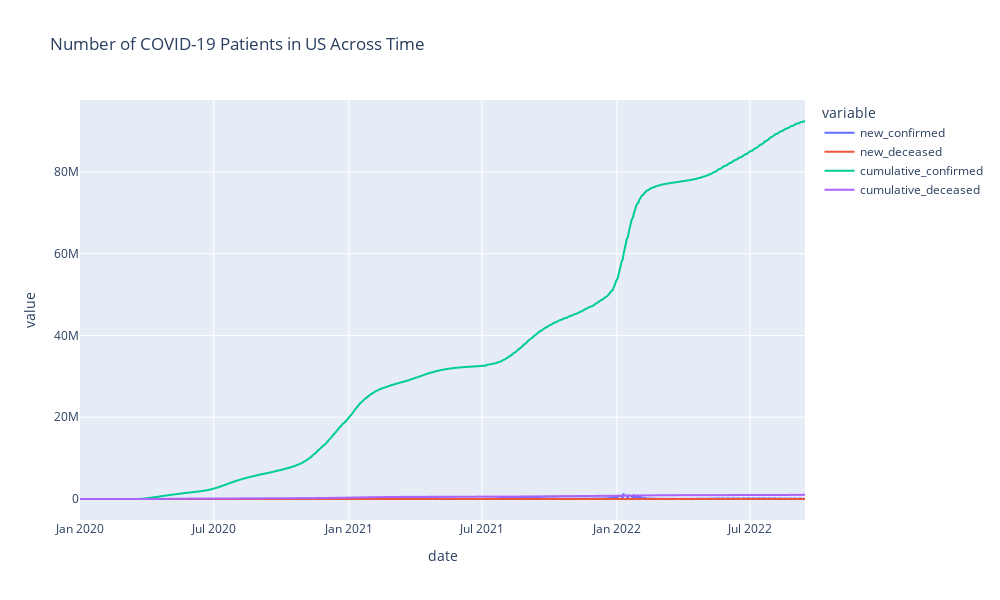

The notebook cell saved with this chart:
### Code cell
# US epidemiology
fig = px.line(df_us_epidemiology, x='date', y=outcome_col,
              width=1000, height=600, title='Number of COVID-19 Patients in US Across Time')
fig.show()

### Figure 1 — Plotly figure (JSON) as saved in the notebook; plotly's stock layout.template omitted (floating-point values rounded to 4 significant figures; data arrays with more than 128 entries replaced by an {"elided": "..."} marker saying what was removed)
{"data": [{"hovertemplate": "variable=new_confirmed<br>date=%{x}<br>value=%{y}<extra></extra>", "legendgroup": "new_confirmed", "line": {"color": "#636efa", "dash": "solid"}, "marker": {"symbol": "circle"}, "mode": "lines", "name": "new_confirmed", "showlegend": true, "type": "scattergl", "x": {"elided": "988 str values"}, "xaxis": "x", "y": {"elided": "988 int values"}, "yaxis": "y"}, {"hovertemplate": "variable=new_deceased<br>date=%{x}<br>value=%{y}<extra></extra>", "legendgroup": "new_deceased", "line": {"color": "#EF553B", "dash": "solid"}, "marker": {"symbol": "circle"}, "mode": "lines", "name": "new_deceased", "showlegend": true, "type": "scattergl", "x": {"elided": "988 str values"}, "xaxis": "x", "y": {"elided": "988 int values"}, "yaxis": "y"}, {"hovertemplate": "variable=cumulative_confirmed<br>date=%{x}<br>value=%{y}<extra></extra>", "legendgroup": "cumulative_confirmed", "line": {"color": "#00cc96", "dash": "solid"}, "marker": {"symbol": "circle"}, "mode": "lines", "name": "cumulative_confirmed", "showlegend": true, "type": "scattergl", "x": {"elided": "988 str values"}, "xaxis": "x", "y": {"elided": "988 int values"}, "yaxis": "y"}, {"hovertemplate": "variable=cumulative_deceased<br>date=%{x}<br>value=%{y}<extra></extra>", "legendgroup": "cumulative_deceased", "line": {"color": "#ab63fa", "dash": "solid"}, "marker": {"symbol": "circle"}, "mode": "lines", "name": "cumulative_deceased", "showlegend": true, "type": "scattergl", "x": {"elided": "988 str values"}, "xaxis": "x", "y": {"elided": "988 int values"}, "yaxis": "y"}], "layout": {"height": 600, "legend": {"title": {"text": "variable"}, "tracegroupgap": 0}, "title": {"text": "Number of COVID-19 Patients in US Across Time"}, "width": 1000, "xaxis": {"anchor": "y", "domain": [0, 1], "title": {"text": "date"}}, "yaxis": {"anchor": "x", "domain": [0, 1], "title": {"text": "value"}}}}
